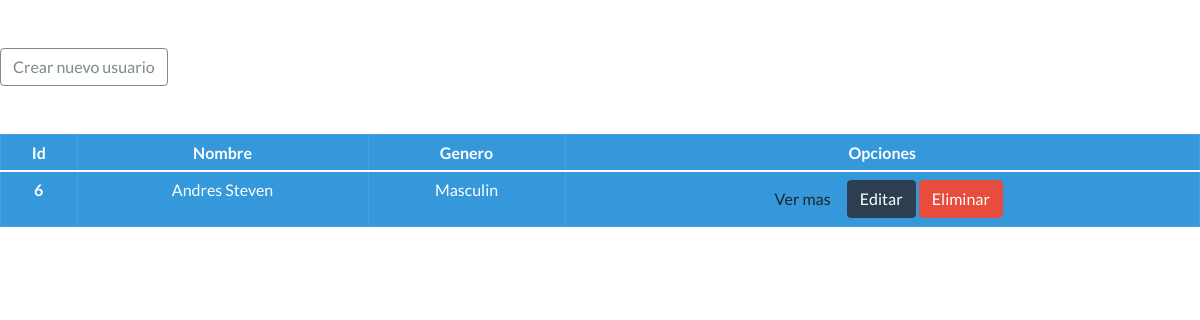
The app's page /, older data.
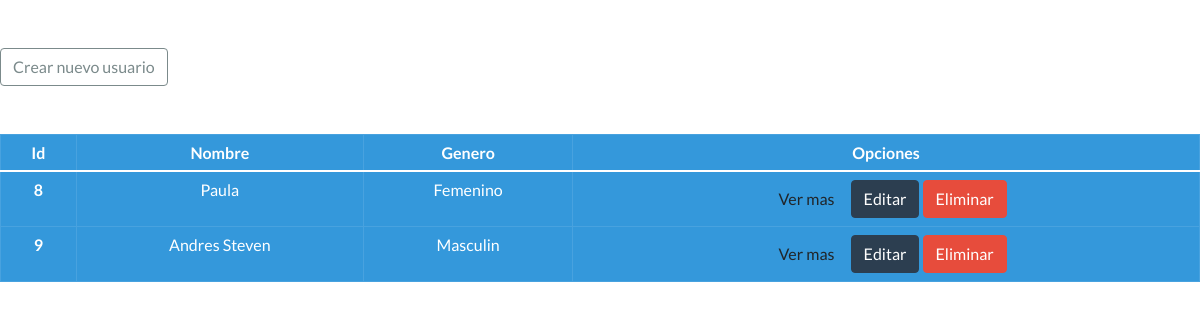
The same page, newer data.
### usuarios/models.py (models this page shows, shortened)
class Usuarios (models.Model):
    nombre = models.CharField(max_length=100, blank=False, null=False)
    genero = models.CharField(max_length=100, blank=False, null=False)

### usuarios/views.py (the view)
# urls.py: path('', v.inicio, name = "inicio"),
def inicio (request):
    usuarios = Usuarios.objects.all()
    context = {
        "usuarios":usuarios
    }
    return render(request, "usuarios/inicio.html", context)

### templates/usuarios/inicio.html
{% load static %}
<link rel="stylesheet" href="{% static '/bootstrap.min.css' %}">
<div>
  <a href={% url 'aplication:create' %} class="btn btn-outline-dark mt-5">Crear nuevo usuario </a>
<table class="table table-bordered table-info mt-5 text-center">
        <thead>
            <tr>
            <th>Id</th>
            <th>Nombre</th>
            <th> Genero </th>
            <th>Opciones</th>
            </tr>
        </thead>
        <tbody>
            {% for user in usuarios %}
                <tr>
                    <th>{{ user.id }}</th>
                    <td>{{ user.nombre }}</td>
                    <td>{{ user.genero }}</td>
                    <td>
                         <a href="detalle_{{ user.id }}" class="btn btn-sucess">Ver mas</a>
                        <a href= "editar_{{ user.id }}" class="btn btn-primary">Editar</a>
                        <a href="delete_{{ user.id }}" class="btn btn-danger">Eliminar</a>
                    </td>
                </tr>
            {% endfor %}
        </tbody>
        </table>
</div>

Row changes from the older to the newer data that the page shows:
removed Usuarios: id "6", nombre "Andres Steven", genero "Masculin"
added Usuarios: id "8", nombre "Paula", genero "Femenino"
added Usuarios: id "9", nombre "Andres Steven", genero "Masculin"
